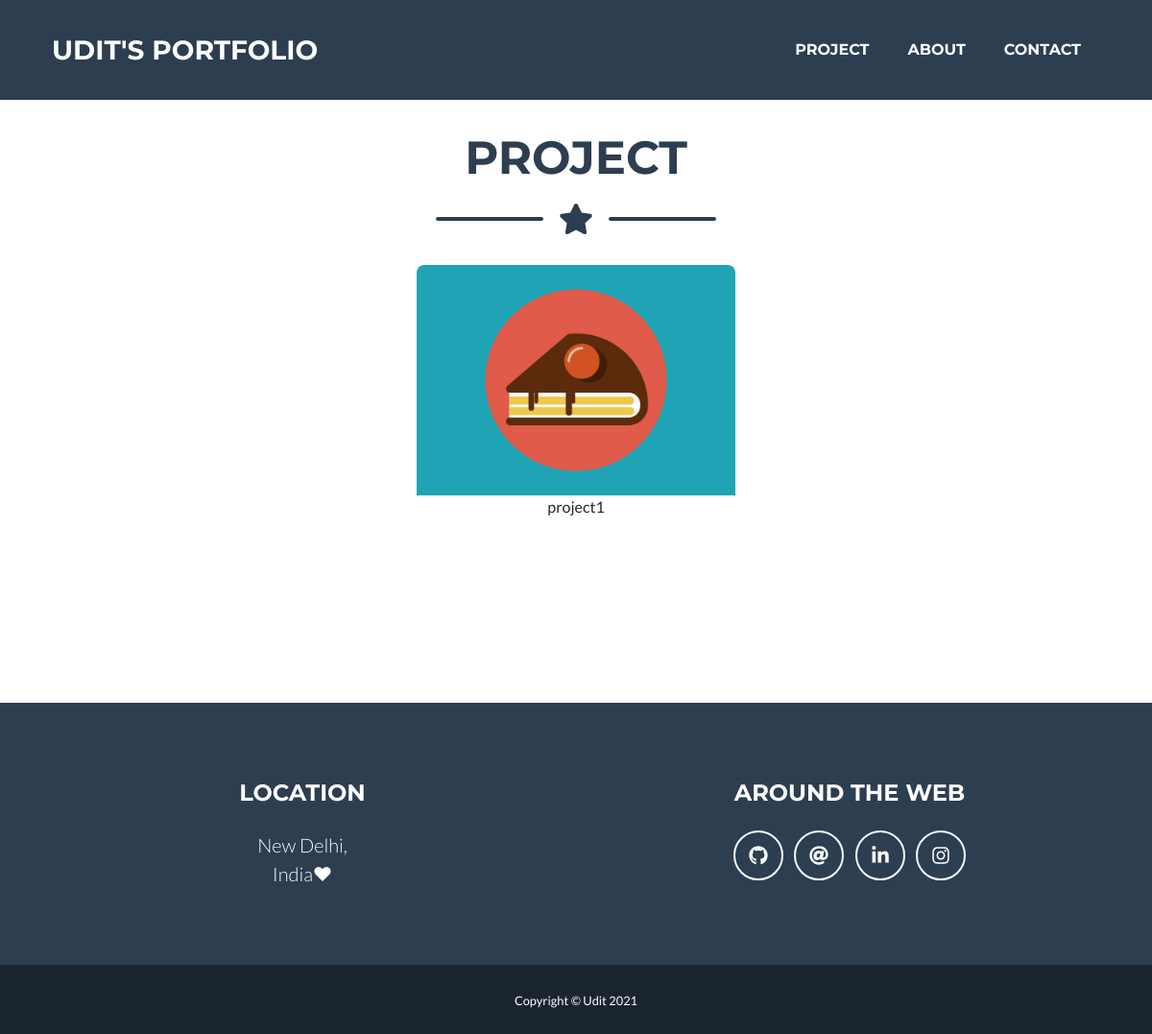
Page /project/ on the earlier database version.
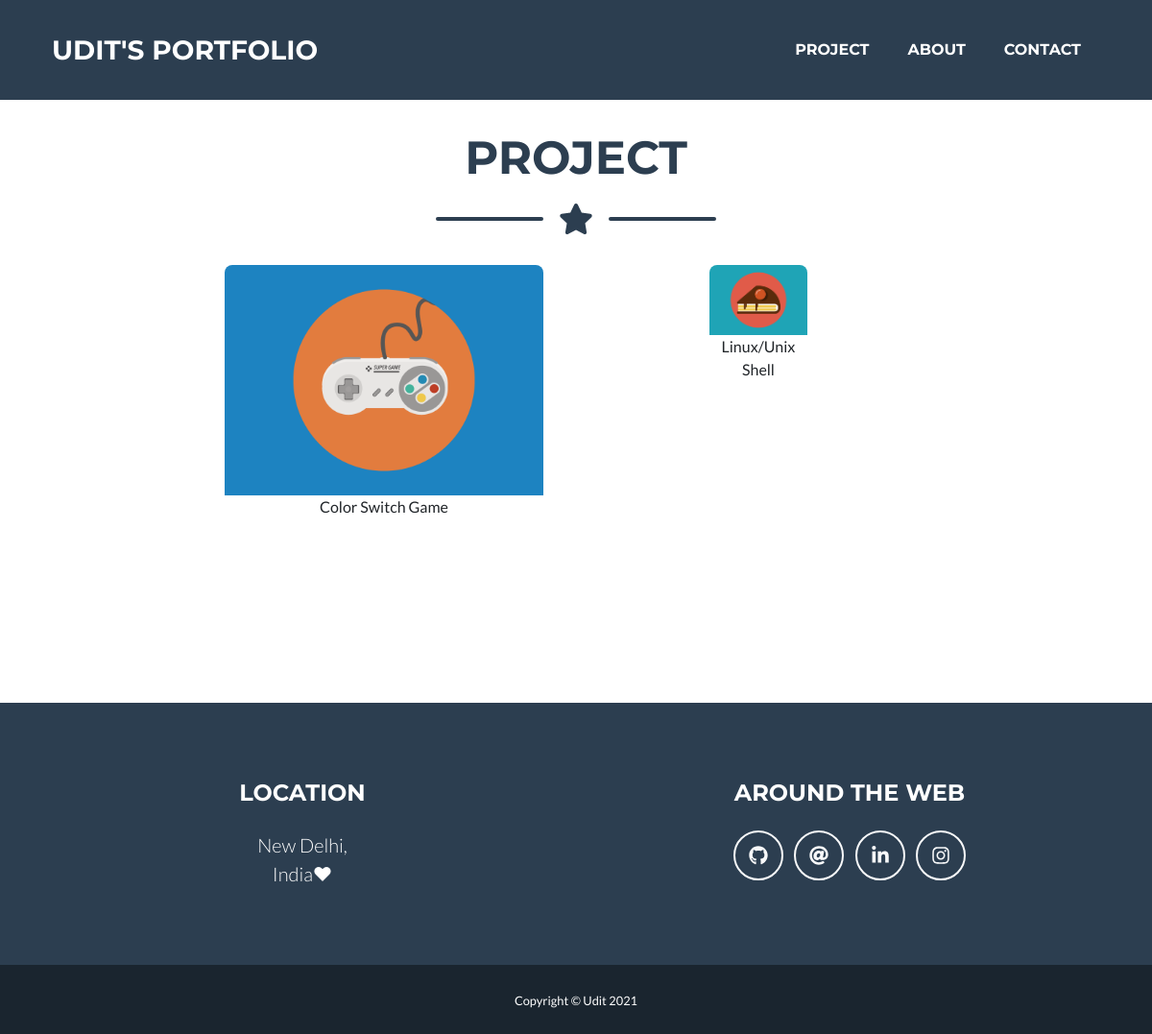
Same page on the later database version.
### main/models.py (models this page shows, shortened)
class Project(models.Model):
    choi=[
        ('cabin','cabin'),
        ('cake','cake'),
        ('circus','circus'),
        ('game','game'),
        ('safe','safe'),
        ('submarine','submarine')
    ]
    name = models.CharField(max_length=50)
    details=models.CharField(max_length=200)
    image=models.CharField(max_length=10,choices=choi)

### main/views.py (the view)
# urls.py: path('project/',views.project,name='project'),
def project(request):
    obj=models.Project.objects.all()
    context={
        "obj":obj
    }
    return render(request,'project.html',context)

### template/project.html (shortened to what this page needs)
{% extends 'base.html' %}
{% load static %}
{% block header %}
  <section class="page-section portfolio" id="portfolio">
    <div class="container mt-5">
        <h2 class="page-section-heading text-center text-uppercase text-secondary mb-0">Project</h2>
        <div class="divider-custom">
            <div class="divider-custom-line"></div>
            <div class="divider-custom-icon"><i class="fas fa-star"></i></div>
            <div class="divider-custom-line"></div>
        </div>
        {% for item in obj %}
        <div class="row justify-content-center">
            <div class="col-md-6 col-lg-4 mb-5 ">
                <div class="portfolio-item mx-auto" data-toggle="modal" data-target="#portfolioModal{{item.id}}">
                    <img class="img-fluid" src="{% static 'assets/img/portfolio/'|add:item.image|add:'.png' %}" {{ item.image }} alt="..." />
                    <p class="mb-5 text-center">{{item.name}}</p>
                </div>
            </div>
            {% endfor %}
        </div>
    </div>
</section>
{% endblock%}

### template/base.html (shortened to what this page needs)
{% load static %}
<!DOCTYPE html>
<html lang="en">
    <head>
        <link href="{% static 'css/styles.css' %}" rel="stylesheet" />
    </head>
    <body id="page-top">
    <nav class="navbar navbar-expand-lg bg-secondary text-uppercase fixed-top" id="mainNav">
        <div class="container">
            <a class="navbar-brand js-scroll-trigger" href="{% url 'main:home' %}">Udit's Portfolio</a>
            <div class="collapse navbar-collapse" id="navbarResponsive">
                <ul class="navbar-nav ml-auto">
                    <li class="nav-item mx-0 mx-lg-1"><a class="nav-link py-3 px-0 px-lg-3 rounded js-scroll-trigger" href="{% url 'main:project' %}">Project</a></li>
                    <li class="nav-item mx-0 mx-lg-1"><a class="nav-link py-3 px-0 px-lg-3 rounded js-scroll-trigger" href="{% url 'main:about' %}">About</a></li>
                    <li class="nav-item mx-0 mx-lg-1"><a class="nav-link py-3 px-0 px-lg-3 rounded js-scroll-trigger" href="{% url 'main:contact' %}">Contact</a></li>
                </ul>
            </div>
        </div>
    </nav>
    {% block header %}
    {% endblock %}
     <footer class="footer text-center">
        <div class="container">
            <div class="row">
                <div class="col-lg-6 mb-5 mb-lg-0">
                    <h4 class="text-uppercase mb-4">Location</h4>
                    <p class="lead mb-0">
                        New Delhi,
                        <br />
                        India❤
                    </p>
                </div>
                <div class="col-lg-6 mb-5 mb-lg-0">
                    <h4 class="text-uppercase mb-4">Around the Web</h4>
                    <a class="btn btn-outline-light btn-social mx-1" href="https://github.com/udit19281"><i class="fab fa-fw fa-github"></i></a>
                    <a class="btn btn-outline-light btn-social mx-1" href="mailto:uditbhati011@gmail.com"><i class="fas fa-fw fa-at"></i></a>
                    <a class="btn btn-outline-light btn-social mx-1" href="https://www.linkedin.com/in/udit-bhati-7821101ba/"><i class="fab fa-fw fa-linkedin-in"></i></a>
                    <a class="btn btn-outline-light btn-social mx-1" href="https://www.instagram.com/udit_bhati11/"><i class="fab fa-fw fa-instagram"></i></a>
                </div>
            </div>
        </div>
    </footer>
    <div class="copyright py-4 text-center text-white">
        <div class="container">
            <small>
                Copyright &copy; Udit
            </small>
        </div>
    </div>
</body>
    </html>

Differences in the rows shown:
changed Project: image: a different picture; name "project1" → "Color Switch Game"
added Project: image (picture), name "Linux/Unix Shell"
